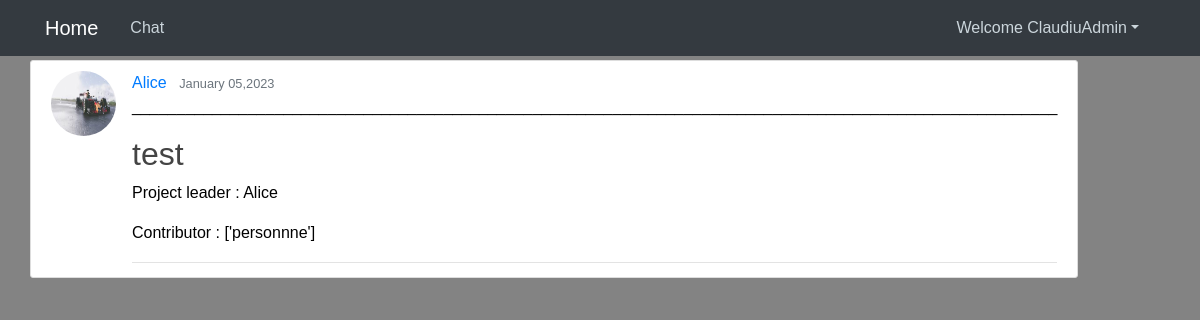
The page /post/2/ (signed in) on the database its author committed.
### blog/models.py (models this page shows, shortened)
class Post(models.Model):
    date_posted = models.DateTimeField(default=timezone.now)
    author = models.ForeignKey(User, on_delete=models.CASCADE)
    title = models.CharField(max_length=100)
    contributor = models.CharField(max_length=100)
    status = models.TextField()
    tasks_subtasks =  models.TextField()
    priority =  models.TextField()
    class Meta:
        ordering = ['contributor']
    def get_all_contributor(self):
        contributor_inTab = []
        contributors = ""
        i = 0
        for letter in self.contributor:
            if letter == ';':
                 contributor_inTab += [contributors]
                 contributors = ""
                 i+=1
            else:
                contributors+= letter
        contributor_inTab +=[contributors]
        return contributor_inTab

### users/models.py (models this page shows, shortened)
class Profile(models.Model):
    user = models.OneToOneField(User, on_delete=models.CASCADE)
    image = models.ImageField(default='default.jpg', upload_to='profile_pics')

### blog/views.py (the view)
# urls.py: path('post/<int:pk>/', PostDetailView.as_view(), name='post-detail'),
class PostDetailView(DetailView):
    model = Post
    password = forms.CharField(widget=forms.PasswordInput)

### blog/templates/Blog/post_detail.html (shortened to what this page needs)
{% extends "blog/base.html" %}
{% block content %}
       <article class="media content-section">
        <img class="rounded-circle article-img" src="{{ object.author.profile.image.url}}">
    <div class="media-body">
    <div class="article-metadata">
      <a class="mr-2" href="#">{{ object.author }}</a>
      <small class="text-muted">{{ object.date_posted|date:"F d,Y" }}</small>
      <p>________________________________________________________________________________________________________</p>
      <h2 class="article-title"> {{ object.title }}</h2>
      <p>Project leader :  {{ object.author }}</p>
      <p>Contributor : {{ object.get_all_contributor }}</p>
</article>
{% endblock %}

### blog/templates/Blog/base.html (shortened to what this page needs)
{% load static %}
<!DOCTYPE html>
<html lang="en">
<head>
    <link href="https://cdn.jsdelivr.net/npm/bootstrap@4.0.0/dist/css/bootstrap.min.css"
 rel="stylesheet">
    <link rel="stylesheet" type="text/css" href="{% static 'blog/main.css' %}">
</head>
<body>
<header class="site-header">
    <nav class="navbar navbar-expand-md navbar-dark bg-dark fixed-top">
        <div class="container">
            <a class="navbar-brand mr-4" href="{% url 'blog-home' %}">Home</a>
            <div class="collapse navbar-collapse" id="navbarToggle">
                <div class="navbar-nav mr-auto">
                <a class="nav-item nav-link" href="{% url 'blog-about' %}"> Chat</a>
                </div>
                <div class="navbar-nav">
                    {% if user.is_authenticated %}
                    <ul class="navbar-nav mr-2">
                        <li class="nav-item dropdown">
                        <a class="nav-link dropdown-toggle" href='#' id="navbarDropdown" role="button" data-toggle="dropdown"> Welcome {{request.user}}</a>
                    {% else %}
                    <a class="nav-item nav-link" href="{% url 'login' %}">Login</a>
                    <a class="nav-item nav-link" href="{% url 'register' %}">Register</a>
                    {% endif %}
            </div>
        </div>
    </nav>
</header>
<main role="main" class="container">
    <div class="row">
        <div class="col-md-20">
            {% block content %}{% endblock %}
        </div>
    </div>
</main>
</body>
</html>

### blog/static/blog/main.css (style rules this page uses)
* { margin: 0; padding: 0; box-sizing: border-box; }
body { background: #838383; color: #000000; margin-top: 5rem; margin: 0; }
header { display: flex; justify-content: center; align-items: center; height: 60px; }
h1, h2, h3, h4, h5, h6 { color: #444444; }
ul { margin: 0; }
.site-header .navbar-nav .nav-link { color: #cbd5db; }
.content-section { background: #ffffff; padding: 10px 20px; border: 1px solid #dddddd; border-radius: 3px; margin-bottom: 20px; }
.article-title { color: #444444; }
.article-img { height: 65px; width: 65px; margin-right: 16px; }
.article-metadata { padding-bottom: 1px; margin-bottom: 4px; border-bottom: 1px solid #e3e3e3 }
body { font-family: Arial, sans-serif; }

### rows shown on the page
Post: author.profile.image (picture), author "Alice", date_posted "January 05,2023", title "test", get_all_contributor "['personnne']"

### other values the page prints
{{ request.user }} "ClaudiuAdmin"
